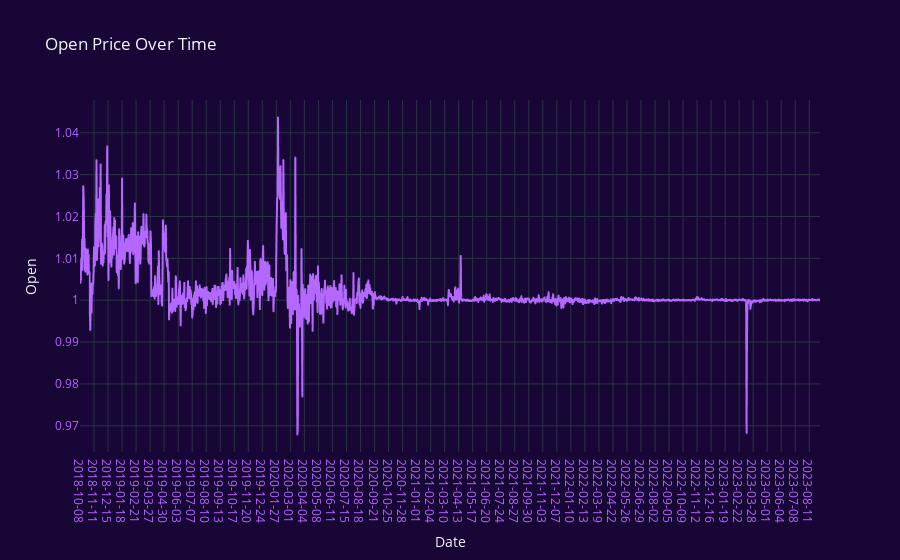
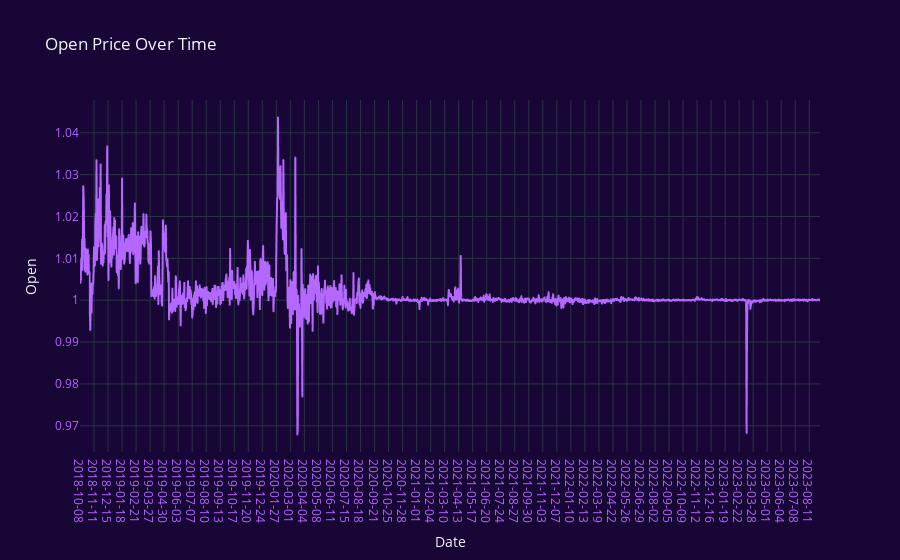

The notebook cell saved with these charts, in order:
### Markdown cell above
# The data is clean enough for further processing

## i) Data Visualization

### Code cell
import plotly.graph_objects as go

plt.figure(figsize=(14, 6))
fig = px.line(USDC.Open,x=USDC.Date, y='Open', labels={'x': 'Date', 'y': 'Price'}, title='Open Price Over Time')
fig.update_xaxes(type='category')  # Ensure the x-axis treats the index as categorical (date)
fig.update_xaxes(tickfont=dict(color='#B468FF'))  # Set x-axis label color to light purple
fig.update_yaxes(tickfont=dict(color='#B468FF'))
fig.update_layout(
    paper_bgcolor='#180736',  # Set the background color to white
    plot_bgcolor='#180736',  # Set the background color to white
    template="plotly_dark"  # Use the "plotly_dark" template
)
fig.update_traces(line=dict(color='#B468FF'))

fig.update_xaxes(showgrid=True)
fig.update_yaxes(showgrid=True)
fig.show()
fig.show()

### Figure 1 — Plotly figure (JSON) as saved in the notebook; plotly's stock layout.template omitted (floating-point values rounded to 4 significant figures; data arrays with more than 128 entries replaced by an {"elided": "..."} marker saying what was removed)
{"data": [{"hovertemplate": "Date=%{x}<br>Open=%{y}<extra></extra>", "legendgroup": "", "line": {"color": "#B468FF", "dash": "solid"}, "marker": {"symbol": "circle"}, "mode": "lines", "name": "", "showlegend": false, "type": "scattergl", "x": {"elided": "1795 str values"}, "xaxis": "x", "y": {"elided": "1795 float values"}, "yaxis": "y"}], "layout": {"legend": {"tracegroupgap": 0}, "paper_bgcolor": "#180736", "plot_bgcolor": "#180736", "title": {"text": "Open Price Over Time"}, "xaxis": {"anchor": "y", "domain": [0, 1], "showgrid": true, "tickfont": {"color": "#B468FF"}, "title": {"text": "Date"}, "type": "category"}, "yaxis": {"anchor": "x", "domain": [0, 1], "showgrid": true, "tickfont": {"color": "#B468FF"}, "title": {"text": "Open"}}}}

### Figure 2 — Plotly figure (JSON) as saved in the notebook; plotly's stock layout.template omitted (floating-point values rounded to 4 significant figures; data arrays with more than 128 entries replaced by an {"elided": "..."} marker saying what was removed)
{"data": [{"hovertemplate": "Date=%{x}<br>Open=%{y}<extra></extra>", "legendgroup": "", "line": {"color": "#B468FF", "dash": "solid"}, "marker": {"symbol": "circle"}, "mode": "lines", "name": "", "showlegend": false, "type": "scattergl", "x": {"elided": "1795 str values"}, "xaxis": "x", "y": {"elided": "1795 float values"}, "yaxis": "y"}], "layout": {"legend": {"tracegroupgap": 0}, "paper_bgcolor": "#180736", "plot_bgcolor": "#180736", "title": {"text": "Open Price Over Time"}, "xaxis": {"anchor": "y", "domain": [0, 1], "showgrid": true, "tickfont": {"color": "#B468FF"}, "title": {"text": "Date"}, "type": "category"}, "yaxis": {"anchor": "x", "domain": [0, 1], "showgrid": true, "tickfont": {"color": "#B468FF"}, "title": {"text": "Open"}}}}
